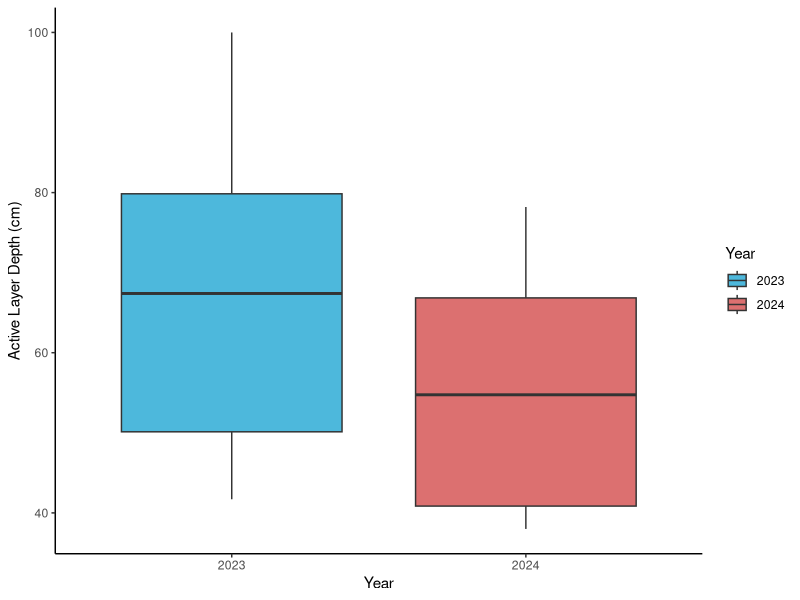

Reproduce this figure in R.
# ACTIVE LAYER DEPTH COMPARISON
# 14/01/2026

# LOAD LIBRARIES----
library(ggplot2)
library(dplyr)
library(readxl)
library(tidyr)

# LOAD DATA----
ald_data <- read_excel("datasets/QHI_roots_data/active_layer_depths_data.xlsx")

# DATA CLEANING----
ald_data$year <- as.factor(ald_data$year)

# CREATE FIGURE ----
(ald_plot<-ald_data %>%
    filter(year %in% c(2023, 2024)) %>%
    ggplot(aes(x = year, y = depth, fill = as.factor(year))) +
    geom_boxplot(position = position_dodge(width = 0.8), alpha = 0.7) +
    labs(
      x = "Year",
      y = "Active Layer Depth (cm)",
      fill = "Year") +
    scale_fill_manual(values = c("2023" = "deepskyblue3", "2024" = "brown3"))+
    theme_classic() 
)

# WTF is active layer depth decreasing post heatwave- surely over the years active layer is getting bigger from permafrost thawing 
# some explanations 
# 1. Measurement error or inconsistencies in data collection methods between years or mixed up two years when putting data folder together 
# 2. Unusual weather patterns in 2024 that led to shallower active layers, such as increased precipitation or cooler temperatures (though doesn't correlate with temperature data)
# 3. Changes in vegetation cover or soil composition that could affect insulation and heat transfer to the permafrost layer- i.e. increase in vegetation cover, more mosses under warmer temperatures, create blanket and insulate?
